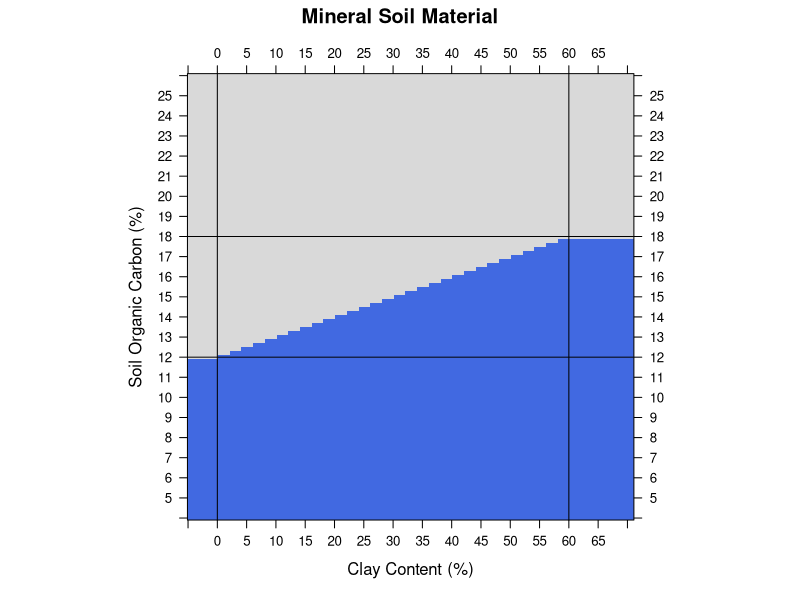

Here is the R script that generated this plot:
library(lattice)


isMineralSoilMaterial <- function(soc, clay, saturation = TRUE) {
  
  # ensure reasonable input
  saturation <- as.logical(saturation)
  if(is.na(saturation)) {
    stop('`saturation must be logical`', call. = FALSE)
  }
  
  # 1. not saturated for 30+ days (cumulative)
  if(! saturation) {
    
    # there is only one test
    test <- soc < 20
    
    res <- data.frame(
      final = test
    )
    
  } else {
    # 2. saturated for 30+ days (cumulative)  
    
    # a. high-clay soil material
    test.a <- (soc < 18) & (clay >= 60)
    
    # b. no-clay soil material
    test.b <- (soc < 12) & (clay < 1)
    
    # c. everything in-between via sliding-scale
    test.c <- (soc < (12 + clay * 0.1)) & (clay < 60)
    
    # OR(a, b, c)
    final <- test.a | test.b | test.c
    
    # save pieces for later inspection
    res <- data.frame(
      clause.a = test.a,
      clause.b = test.b,
      clause.c = test.c,
      final = final
    )
    
  }
  
  return(res)
}



# check rules
d <- expand.grid(
  soc = seq(4, 26, by = 0.2),
  clay = seq(-5, 71, by = 0.2)
)

d$mineral <- factor(isMineralSoilMaterial(d$soc, d$clay)$final)

str(d)


levelplot(
  mineral ~ clay * soc, 
  data = d, 
  asp = 1, 
  xlab = 'Clay Content (%)',
  ylab = 'Soil Organic Carbon (%)',
  main = 'Mineral Soil Material',
  col.regions = c(grey(0.85), 'royalblue'),
  colorkey = FALSE,
  scales = list(alternating = 3, tick.number = 20),
  panel = function(...) {
    panel.levelplot(...)
    panel.abline(h = 12)
    panel.abline(h = 18)
    panel.abline(v = 0)
    panel.abline(v = 60)
  }
)



